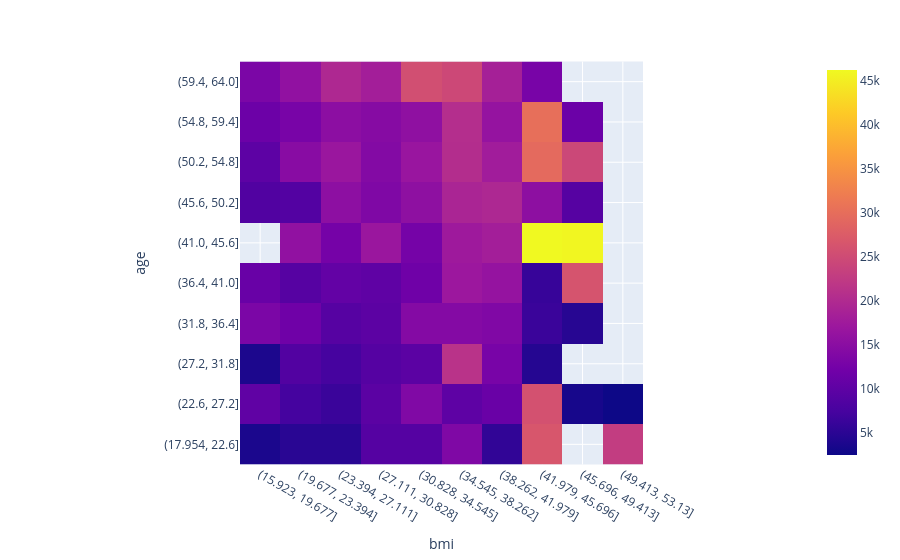
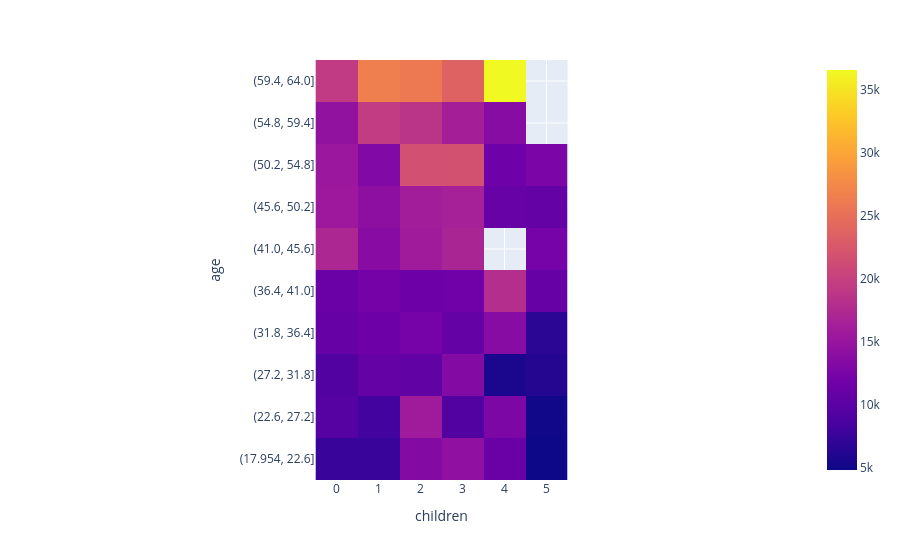
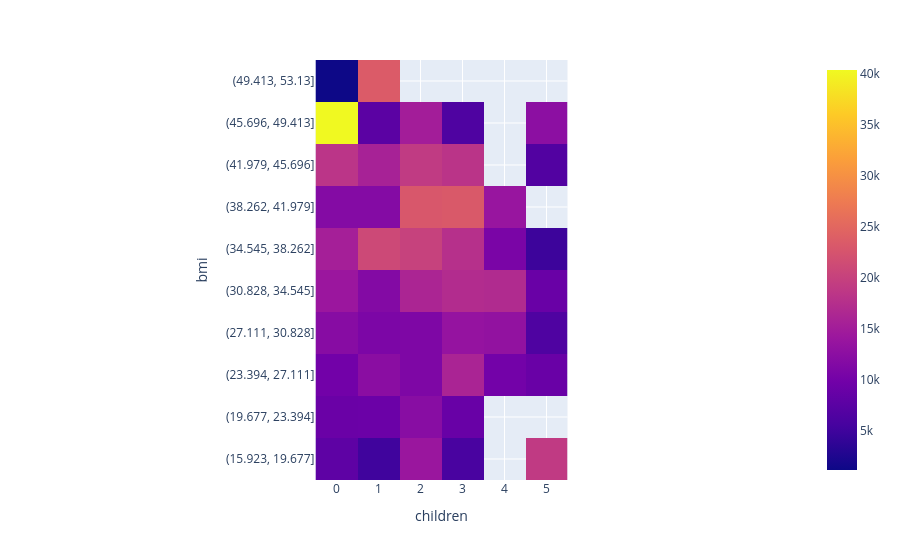

Notebook code cell kept with these figures, in order:
### Code cell
plot_heatmap(
    X[['age','bmi','children']],
       y,
       bins=10
    )

### Figure 1 — Plotly figure (JSON) as saved in the notebook; plotly's stock layout.template omitted (floating-point values rounded to 4 significant figures)
{"data": [{"coloraxis": "coloraxis", "hovertemplate": "bmi: %{x}<br>age: %{y}<br>color: %{z}<extra></extra>", "name": "0", "type": "heatmap", "x": ["(15.923, 19.677]", "(19.677, 23.394]", "(23.394, 27.111]", "(27.111, 30.828]", "(30.828, 34.545]", "(34.545, 38.262]", "(38.262, 41.979]", "(41.979, 45.696]", "(45.696, 49.413]", "(49.413, 53.13]"], "xaxis": "x", "y": ["(59.4, 64.0]", "(54.8, 59.4]", "(50.2, 54.8]", "(45.6, 50.2]", "(41.0, 45.6]", "(36.4, 41.0]", "(31.8, 36.4]", "(27.2, 31.8]", "(22.6, 27.2]", "(17.954, 22.6]"], "yaxis": "y", "z": [[13200.0, 15750.0, 19610.0, 18060.0, 25550.0, 24540.0, 18410.0, 12820.0, NaN, NaN], [11530.0, 12860.0, 15130.0, 14470.0, 15470.0, 20540.0, 16200.0, 30130.0, 11380.0, NaN], [9818.0, 14660.0, 16830.0, 14080.0, 16630.0, 20390.0, 17720.0, 29440.0, 24410.0, NaN], [8528.0, 8716.0, 15320.0, 13660.0, 15400.0, 19090.0, 19540.0, 15340.0, 9022.0, NaN], [NaN, 15780.0, 12470.0, 16810.0, 12510.0, 17390.0, 18080.0, 46200.0, 45860.0, NaN], [11060.0, 9104.0, 10520.0, 10060.0, 11820.0, 17000.0, 16230.0, 6057.0, 26270.0, NaN], [13230.0, 11880.0, 9037.0, 9677.0, 14190.0, 14220.0, 13800.0, 6265.0, 4686.0, NaN], [3733.0, 8612.0, 7352.0, 8982.0, 9604.0, 21280.0, 12810.0, 4510.0, NaN, NaN], [10220.0, 7228.0, 6301.0, 9667.0, 13830.0, 9945.0, 11170.0, 25860.0, 3310.0, 2438.0], [3622.0, 4831.0, 4837.0, 8959.0, 8973.0, 13620.0, 5519.0, 26550.0, NaN, 22830.0]]}], "layout": {"coloraxis": {"colorscale": [[0, "#0d0887"], [0.1111, "#46039f"], [0.2222, "#7201a8"], [0.3333, "#9c179e"], [0.4444, "#bd3786"], [0.5556, "#d8576b"], [0.6667, "#ed7953"], [0.7778, "#fb9f3a"], [0.8889, "#fdca26"], [1, "#f0f921"]]}, "margin": {"t": 60}, "xaxis": {"anchor": "y", "constrain": "domain", "domain": [0, 1], "scaleanchor": "y", "title": {"text": "bmi"}}, "yaxis": {"anchor": "x", "autorange": "reversed", "constrain": "domain", "domain": [0, 1], "title": {"text": "age"}}}}

### Figure 2 — Plotly figure (JSON) as saved in the notebook; plotly's stock layout.template omitted (floating-point values rounded to 4 significant figures)
{"data": [{"coloraxis": "coloraxis", "hovertemplate": "children: %{x}<br>age: %{y}<br>color: %{z}<extra></extra>", "name": "0", "type": "heatmap", "x": ["0", "1", "2", "3", "4", "5"], "xaxis": "x", "y": ["(59.4, 64.0]", "(54.8, 59.4]", "(50.2, 54.8]", "(45.6, 50.2]", "(41.0, 45.6]", "(36.4, 41.0]", "(31.8, 36.4]", "(27.2, 31.8]", "(22.6, 27.2]", "(17.954, 22.6]"], "yaxis": "y", "z": [[19340.0, 26540.0, 25980.0, 23610.0, 36580.0, NaN], [14600.0, 19450.0, 18630.0, 16210.0, 13670.0, NaN], [15330.0, 13100.0, 21710.0, 21850.0, 11520.0, 12590.0], [15510.0, 14180.0, 16060.0, 16430.0, 10910.0, 10820.0], [17220.0, 13700.0, 15880.0, 16940.0, NaN, 12130.0], [11200.0, 12090.0, 11460.0, 11740.0, 17920.0, 10880.0], [10880.0, 11510.0, 12120.0, 10760.0, 13570.0, 6660.0], [9378.0, 10850.0, 10510.0, 13370.0, 5709.0, 6207.0], [9643.0, 8134.0, 15860.0, 9250.0, 12800.0, 5080.0], [7562.0, 7515.0, 13370.0, 14360.0, 11250.0, 4811.0]]}], "layout": {"coloraxis": {"colorscale": [[0, "#0d0887"], [0.1111, "#46039f"], [0.2222, "#7201a8"], [0.3333, "#9c179e"], [0.4444, "#bd3786"], [0.5556, "#d8576b"], [0.6667, "#ed7953"], [0.7778, "#fb9f3a"], [0.8889, "#fdca26"], [1, "#f0f921"]]}, "margin": {"t": 60}, "xaxis": {"anchor": "y", "constrain": "domain", "domain": [0, 1], "scaleanchor": "y", "title": {"text": "children"}}, "yaxis": {"anchor": "x", "autorange": "reversed", "constrain": "domain", "domain": [0, 1], "title": {"text": "age"}}}}

### Figure 3 — Plotly figure (JSON) as saved in the notebook; plotly's stock layout.template omitted (floating-point values rounded to 4 significant figures)
{"data": [{"coloraxis": "coloraxis", "hovertemplate": "children: %{x}<br>bmi: %{y}<br>color: %{z}<extra></extra>", "name": "0", "type": "heatmap", "x": ["0", "1", "2", "3", "4", "5"], "xaxis": "x", "y": ["(49.413, 53.13]", "(45.696, 49.413]", "(41.979, 45.696]", "(38.262, 41.979]", "(34.545, 38.262]", "(30.828, 34.545]", "(27.111, 30.828]", "(23.394, 27.111]", "(19.677, 23.394]", "(15.923, 19.677]"], "yaxis": "y", "z": [[1163.0, 23470.0, NaN, NaN, NaN, NaN], [40340.0, 7577.0, 15090.0, 6436.0, NaN, 12590.0], [18250.0, 15700.0, 19100.0, 18220.0, NaN, 6666.0], [11780.0, 11750.0, 22960.0, 23210.0, 13840.0, NaN], [15370.0, 20970.0, 20000.0, 17610.0, 10740.0, 4831.0], [14080.0, 11640.0, 16180.0, 17070.0, 16920.0, 8935.0], [12080.0, 10880.0, 11130.0, 13520.0, 13180.0, 6406.0], [9908.0, 12310.0, 11060.0, 16040.0, 10010.0, 8944.0], [9117.0, 9222.0, 12190.0, 8913.0, NaN, NaN], [7915.0, 5067.0, 14030.0, 5790.0, NaN, 19020.0]]}], "layout": {"coloraxis": {"colorscale": [[0, "#0d0887"], [0.1111, "#46039f"], [0.2222, "#7201a8"], [0.3333, "#9c179e"], [0.4444, "#bd3786"], [0.5556, "#d8576b"], [0.6667, "#ed7953"], [0.7778, "#fb9f3a"], [0.8889, "#fdca26"], [1, "#f0f921"]]}, "margin": {"t": 60}, "xaxis": {"anchor": "y", "constrain": "domain", "domain": [0, 1], "scaleanchor": "y", "title": {"text": "children"}}, "yaxis": {"anchor": "x", "autorange": "reversed", "constrain": "domain", "domain": [0, 1], "title": {"text": "bmi"}}}}
